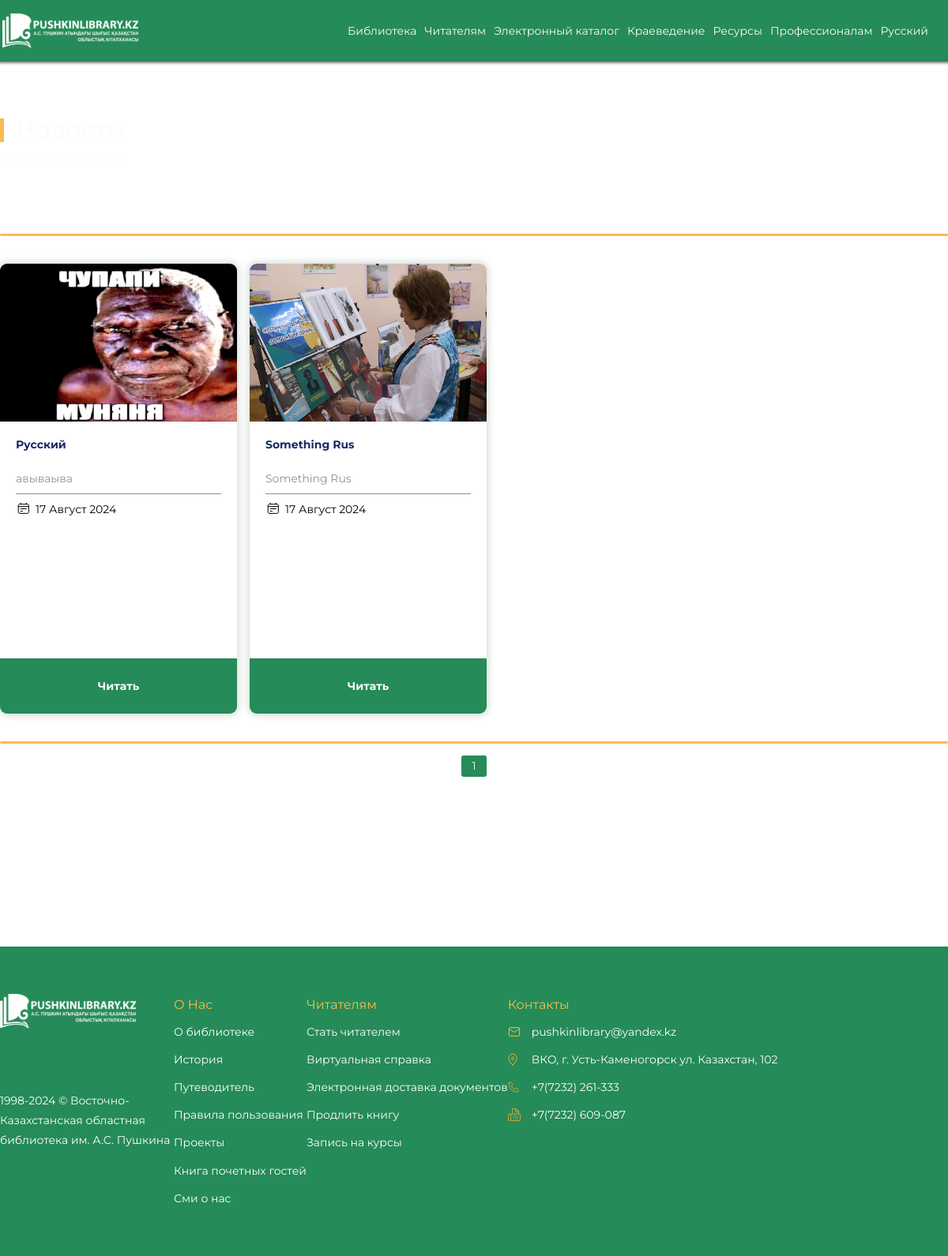
The page /news/ on the database as committed earlier.
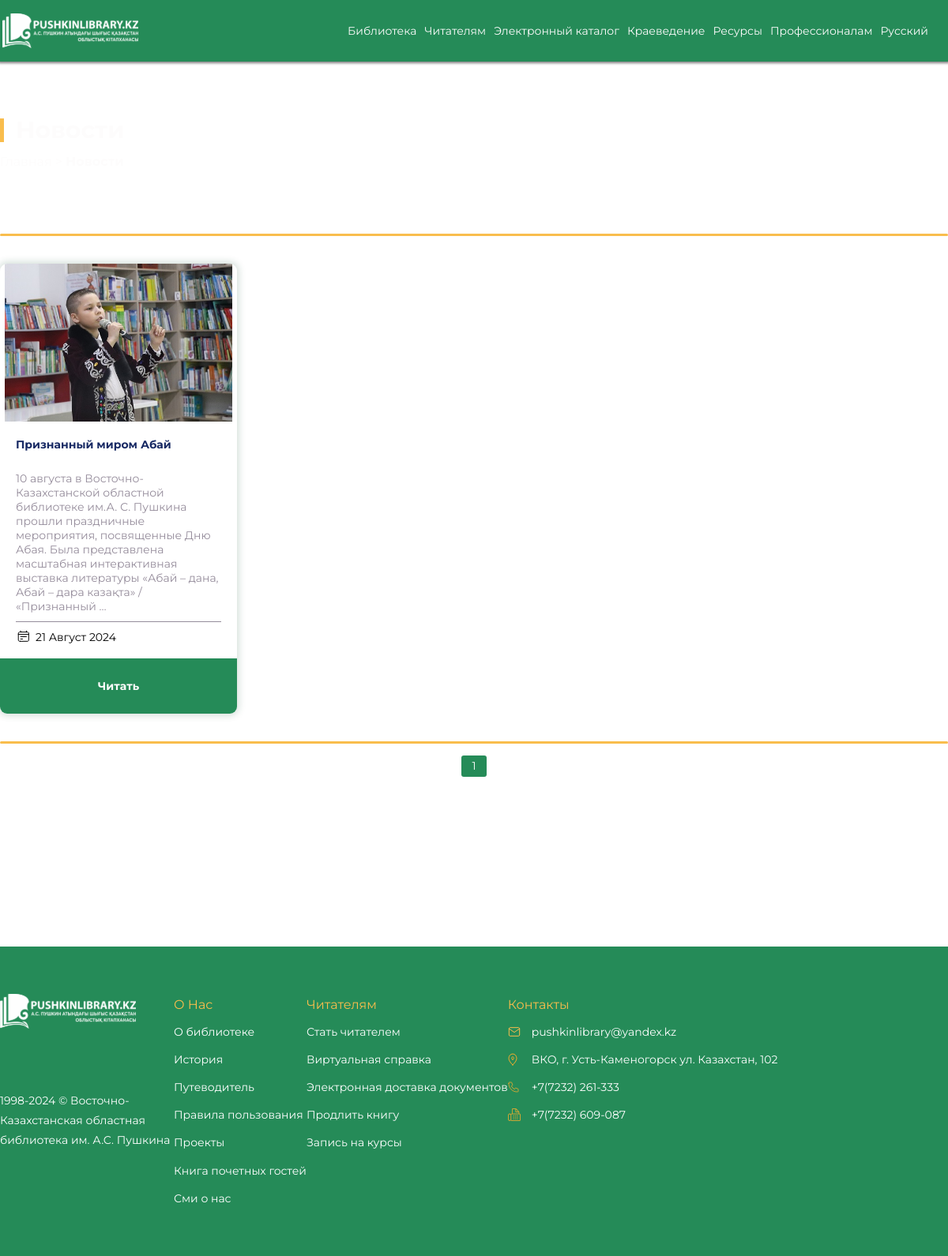
The same page on the database as committed later.
### app/news_app/models.py (models this page shows, shortened)
class News(models.Model):
    title_ru = models.CharField(max_length=255, verbose_name=_('titleRu'), default='')
    title_kz = models.CharField(max_length=255, verbose_name=_('titleKz'), default='')
    title_en = models.CharField(max_length=255, verbose_name=_('titleEn'), default='')
    slug = AutoSlugField(populate_from='title_ru', unique=True)
    content_ru = models.TextField(verbose_name='Содержание (рус)', default='')
    content_kz = models.TextField(verbose_name='Содержание (каз)', default='')
    content_eng = models.TextField(verbose_name='Содержание (анг)', default='')
    pub_date = models.DateTimeField(auto_now_add=True, verbose_name='Дата публикации')
    main_image = models.ImageField(upload_to='news_images/', verbose_name='Основное изображение', default='')
    contact_info = models.CharField(max_length=100, blank=True, null=True, verbose_name='Контактная информация', default='')
    is_archive = models.BooleanField(default=False)
    class Meta:
        verbose_name = 'Новость'
        verbose_name_plural = 'Новости'
        ordering = ['-pub_date']

### app/news_app/views.py (the view)
# urls.py: path('', views.news_list, name='news'),
def news_list(request):
    news_list = News.objects.all().order_by('-pub_date')
    paginator = Paginator(news_list, 12)
    page = request.GET.get('page')
    try:
        news = paginator.page(page)
    except PageNotAnInteger:
        news = paginator.page(1)
    except EmptyPage:
        news = paginator.page(paginator.num_pages)
    return render(request, 'news_list.html', {'news': news, 'show_chatbot': True})

### core/context_processors.py (called while the page is built)
def settings_context(request):
    return {
        'CHATFLOW_ID': settings.FLOWISE_CHATFLOW,
        'API_HOST': settings.FLOWISE_HOST,
    }

### app/news_app/templates/news_list.html
{% extends 'base.html' %}
{% load i18n %}
{% load static %}
{% block content %}
    <div class="news__picture">
        <div class="container">
            <div class="news__picture-text">
                <div class="news__title title-wrapper">
                    <div class="title-line"></div>
                    <h1 class="title" data-sr-id="0"
                        style="visibility: visible; opacity: 1; transform: matrix3d(1, 0, 0, 0, 0, 1, 0, 0, 0, 0, 1, 0, 0, 0, 0, 1); transition: all, opacity 0.8s cubic-bezier(0.5, 0, 0, 1), transform 0.8s cubic-bezier(0.5, 0, 0, 1);">
                        {% trans 'news' %}</h1>
                </div>
                <p class="news__nav" data-sr-id="2"
                   style="visibility: visible; opacity: 1; transform: matrix3d(1, 0, 0, 0, 0, 1, 0, 0, 0, 0, 1, 0, 0, 0, 0, 1); transition: all, opacity 0.9s cubic-bezier(0.5, 0, 0, 1), transform 0.9s cubic-bezier(0.5, 0, 0, 1);">
                    <a href="/">{% trans 'home' %}</a> &gt; <strong>{% trans 'news' %}</strong></p>
            </div>
        </div>
    </div>
    <div class="container">
        <div class="news__line news__line--top"></div>
        <div class="news__row">
            {% for news_item in news %}
                <div class="news__card">
                    <div class="news__card-image">
                        <a href="{% url 'news_detail' slug=news_item.slug %}">
                            <img src="{{ news_item.main_image.url }}" alt="
                 {% if LANGUAGE_CODE == 'ru' %}
                    {{ news_item.title_ru }}
                {% elif LANGUAGE_CODE == 'kk' %}
                    {{ news_item.title_kz }}
                {% else %}
                    {{ news_item.title_en }}
                {% endif %}">
                        </a>
                    </div>
                    <div class="news__card-contetnt">
                        <h6 class="news__card-title"> {% if LANGUAGE_CODE == 'ru' %}
                            {{ news_item.title_ru|truncatechars:50 }}
                        {% elif LANGUAGE_CODE == 'kk' %}
                            {{ news_item.title_kz|truncatechars:50 }}
                        {% else %}
                            {{ news_item.title_en|truncatechars:50 }}
                        {% endif %}</h6>
                        <p class="news__card-text"> {% if LANGUAGE_CODE == 'ru' %}
                            {{ news_item.content_ru|truncatewords:30 }}
                        {% elif LANGUAGE_CODE == 'kz' %}
                            {{ news_item.content_kz|truncatewords:30 }}
                        {% else %}
                            {{ news_item.content_eng|truncatewords:30 }}
                        {% endif %}</p>
                        <p class="news__card-date">{{ news_item.pub_date|date:"d F Y" }}</p>
                    </div>
                    <a href="{% url 'news_detail' slug=news_item.slug %}" class="news__card-link">{% trans 'read' %}</a>
                </div>
            {% endfor %}
        </div>
        <div class="news__line news__line--bottom"></div>
        {% include 'news-pagination.html' %}
    </div>
{% endblock %}

Rows that differ between the two databases and show on the page:
removed News: main_image (picture), title_ru "Русский", content_ru "авываыва", pub_date "17 Август 2024"
removed News: main_image (picture), title_ru "Something Rus", content_ru "Something Rus", pub_date "17 Август 2024"
added News: main_image (picture), title_ru "Признанный миром Абай", content_ru "10 августа в Восточно-Казахстанской областной библиотеке им.А. С. Пушкина прошли праздничные мероприятия, посвященные Дню Абая. Была представлена масштабная интерактивная выставка литературы «Абай – дана, Абай – дара казақта» / «Признанный …", pub_date "21 Август 2024"
